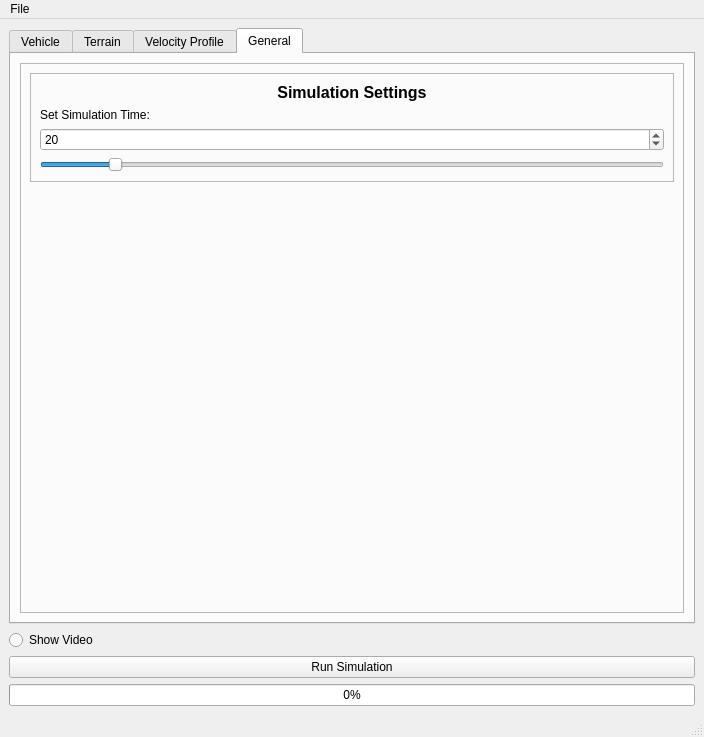
<?xml version="1.0" encoding="UTF-8"?>
<ui version="4.0">
 <author>Slav</author>
 <class>MainWindow</class>
 <widget class="QMainWindow" name="MainWindow">
  <property name="geometry">
   <rect>
    <x>0</x>
    <y>0</y>
    <width>704</width>
    <height>737</height>
   </rect>
  </property>
  <property name="windowTitle">
   <string>MainWindow</string>
  </property>
  <widget class="QWidget" name="centralwidget">
   <layout class="QVBoxLayout" name="verticalLayout_11">
    <item>
     <widget class="QTabWidget" name="tabWidget">
      <property name="currentIndex">
       <number>3</number>
      </property>
      <widget class="QWidget" name="tabVehicle">
       <attribute name="title">
        <string>Vehicle</string>
       </attribute>
       <layout class="QVBoxLayout" name="verticalLayout_12">
        <item>
         <widget class="QFrame" name="frameVehicle">
          <property name="frameShape">
           <enum>QFrame::StyledPanel</enum>
          </property>
          <property name="frameShadow">
           <enum>QFrame::Raised</enum>
          </property>
          <layout class="QVBoxLayout" name="verticalLayout_7">
           <item>
            <widget class="QFrame" name="frameImg">
             <property name="frameShape">
              <enum>QFrame::StyledPanel</enum>
             </property>
             <property name="frameShadow">
              <enum>QFrame::Raised</enum>
             </property>
             <layout class="QVBoxLayout" name="verticalLayout_8">
              <item>
               <widget class="QLabel" name="labelVehicleImg">
                <property name="enabled">
                 <bool>true</bool>
                </property>
                <property name="sizePolicy">
                 <sizepolicy hsizetype="Minimum" vsizetype="Minimum">
                  <horstretch>0</horstretch>
                  <verstretch>0</verstretch>
                 </sizepolicy>
                </property>
                <property name="frameShape">
                 <enum>QFrame::StyledPanel</enum>
                </property>
                <property name="text">
                 <string/>
                </property>
                <property name="pixmap">
                 <pixmap resource="resources/resource_file.qrc">:/Vehicles/M113.jpg</pixmap>
                </property>
                <property name="scaledContents">
                 <bool>false</bool>
                </property>
                <property name="alignment">
                 <set>Qt::AlignCenter</set>
                </property>
                <property name="wordWrap">
                 <bool>false</bool>
                </property>
                <property name="openExternalLinks">
                 <bool>false</bool>
                </property>
               </widget>
              </item>
             </layout>
            </widget>
           </item>
           <item>
            <widget class="QFrame" name="frameVehicleType">
             <property name="focusPolicy">
              <enum>Qt::NoFocus</enum>
             </property>
             <property name="layoutDirection">
              <enum>Qt::LeftToRight</enum>
             </property>
             <property name="frameShape">
              <enum>QFrame::NoFrame</enum>
             </property>
             <property name="frameShadow">
              <enum>QFrame::Raised</enum>
             </property>
             <layout class="QVBoxLayout" name="verticalLayout">
              <item>
               <widget class="QLabel" name="labelVehicleType">
                <property name="font">
                 <font>
                  <pointsize>12</pointsize>
                  <weight>75</weight>
                  <bold>true</bold>
                 </font>
                </property>
                <property name="text">
                 <string>Vehicle Type</string>
                </property>
                <property name="alignment">
                 <set>Qt::AlignCenter</set>
                </property>
               </widget>
              </item>
              <item>
               <widget class="QComboBox" name="comboBoxVehicleType">
                <property name="font">
                 <font>
                  <pointsize>12</pointsize>
                 </font>
                </property>
                <item>
                 <property name="text">
                  <string>M113</string>
                 </property>
                </item>
                <item>
                 <property name="text">
                  <string>Eitan</string>
                 </property>
                </item>
                <item>
                 <property name="text">
                  <string>Namer</string>
                 </property>
                </item>
                <item>
                 <property name="text">
                  <string>Merkava</string>
                 </property>
                </item>
                <item>
                 <property name="text">
                  <string>Merkava (With Spikes)</string>
                 </property>
                </item>
               </widget>
              </item>
              <item>
               <widget class="QCheckBox" name="checkBoxDifferential">
                <property name="text">
                 <string>Simulate Differential</string>
                </property>
               </widget>
              </item>
             </layout>
            </widget>
           </item>
          </layout>
         </widget>
        </item>
       </layout>
      </widget>
      <widget class="QWidget" name="tabTerrain">
       <attribute name="title">
        <string>Terrain</string>
       </attribute>
       <layout class="QVBoxLayout" name="verticalLayout_13">
        <item>
         <widget class="QFrame" name="frameTerrain">
          <property name="frameShape">
           <enum>QFrame::StyledPanel</enum>
          </property>
          <property name="frameShadow">
           <enum>QFrame::Raised</enum>
          </property>
          <layout class="QVBoxLayout" name="verticalLayout_10">
           <item>
            <widget class="QFrame" name="frameTerrainType">
             <property name="frameShape">
              <enum>QFrame::StyledPanel</enum>
             </property>
             <property name="frameShadow">
              <enum>QFrame::Raised</enum>
             </property>
             <layout class="QVBoxLayout" name="verticalLayout_3">
              <item>
               <widget class="QLabel" name="labelTerrainType">
                <property name="font">
                 <font>
                  <pointsize>12</pointsize>
                  <weight>75</weight>
                  <bold>true</bold>
                 </font>
                </property>
                <property name="text">
                 <string>Terrain Type</string>
                </property>
                <property name="alignment">
                 <set>Qt::AlignCenter</set>
                </property>
               </widget>
              </item>
              <item>
               <widget class="QFrame" name="frameTerrainTypeOptions">
                <property name="frameShape">
                 <enum>QFrame::StyledPanel</enum>
                </property>
                <property name="frameShadow">
                 <enum>QFrame::Raised</enum>
                </property>
                <layout class="QHBoxLayout" name="horizontalLayout">
                 <item>
                  <widget class="QFrame" name="frameTerrainTypeChoice">
                   <property name="frameShape">
                    <enum>QFrame::StyledPanel</enum>
                   </property>
                   <property name="frameShadow">
                    <enum>QFrame::Raised</enum>
                   </property>
                   <layout class="QVBoxLayout" name="verticalLayout_9">
                    <item>
                     <widget class="QRadioButton" name="radioBtnRoad">
                      <property name="text">
                       <string>Road</string>
                      </property>
                      <property name="checked">
                       <bool>true</bool>
                      </property>
                     </widget>
                    </item>
                    <item>
                     <widget class="QRadioButton" name="radioBtnSoil">
                      <property name="text">
                       <string>Soil</string>
                      </property>
                     </widget>
                    </item>
                   </layout>
                  </widget>
                 </item>
                 <item>
                  <widget class="QFrame" name="frameTerrainTypeParams">
                   <property name="frameShape">
                    <enum>QFrame::StyledPanel</enum>
                   </property>
                   <property name="frameShadow">
                    <enum>QFrame::Raised</enum>
                   </property>
                   <layout class="QVBoxLayout" name="verticalLayout_2">
                    <item>
                     <widget class="QLabel" name="labelTerrainTypeOptions">
                      <property name="text">
                       <string>Options:</string>
                      </property>
                     </widget>
                    </item>
                    <item>
                     <widget class="QComboBox" name="comboBoxTerrainTypeOptions">
                      <item>
                       <property name="text">
                        <string>Sand</string>
                       </property>
                      </item>
                      <item>
                       <property name="text">
                        <string>LETE Sand</string>
                       </property>
                      </item>
                      <item>
                       <property name="text">
                        <string>Clay</string>
                       </property>
                      </item>
                     </widget>
                    </item>
                    <item>
                     <widget class="QLabel" name="labelParams">
                      <property name="text">
                       <string>Params:</string>
                      </property>
                     </widget>
                    </item>
                    <item>
                     <widget class="QLabel" name="labelTerrainParams">
                      <property name="text">
                       <string>mu = 1 | blah = 2</string>
                      </property>
                     </widget>
                    </item>
                   </layout>
                  </widget>
                 </item>
                 <item>
                  <spacer name="horizontalSpacer">
                   <property name="orientation">
                    <enum>Qt::Horizontal</enum>
                   </property>
                   <property name="sizeHint" stdset="0">
                    <size>
                     <width>40</width>
                     <height>20</height>
                    </size>
                   </property>
                  </spacer>
                 </item>
                </layout>
               </widget>
              </item>
             </layout>
            </widget>
           </item>
           <item>
            <widget class="QFrame" name="frameTerrainProfile">
             <property name="frameShape">
              <enum>QFrame::StyledPanel</enum>
             </property>
             <property name="frameShadow">
              <enum>QFrame::Raised</enum>
             </property>
             <layout class="QVBoxLayout" name="verticalLayout_6">
              <item>
               <widget class="QLabel" name="labelTerrainProfile">
                <property name="font">
                 <font>
                  <pointsize>12</pointsize>
                  <weight>75</weight>
                  <bold>true</bold>
                 </font>
                </property>
                <property name="text">
                 <string>Terrain Profile</string>
                </property>
                <property name="alignment">
                 <set>Qt::AlignCenter</set>
                </property>
               </widget>
              </item>
              <item>
               <widget class="QFrame" name="frameTerrainProfileOptions">
                <property name="frameShape">
                 <enum>QFrame::StyledPanel</enum>
                </property>
                <property name="frameShadow">
                 <enum>QFrame::Raised</enum>
                </property>
                <layout class="QHBoxLayout" name="horizontalLayout_2">
                 <item>
                  <widget class="QFrame" name="frameTerrainProfileType">
                   <property name="frameShape">
                    <enum>QFrame::StyledPanel</enum>
                   </property>
                   <property name="frameShadow">
                    <enum>QFrame::Raised</enum>
                   </property>
                   <layout class="QVBoxLayout" name="verticalLayout_5">
                    <item>
                     <widget class="QLabel" name="labelProfileType">
                      <property name="text">
                       <string>Profile Type:</string>
                      </property>
                     </widget>
                    </item>
                    <item>
                     <widget class="QComboBox" name="comboBoxTerrainProfileType">
                      <item>
                       <property name="text">
                        <string>Flat</string>
                       </property>
                      </item>
                      <item>
                       <property name="text">
                        <string>Step</string>
                       </property>
                      </item>
                      <item>
                       <property name="text">
                        <string>Slope</string>
                       </property>
                      </item>
                     </widget>
                    </item>
                    <item>
                     <spacer name="verticalSpacer">
                      <property name="orientation">
                       <enum>Qt::Vertical</enum>
                      </property>
                      <property name="sizeHint" stdset="0">
                       <size>
                        <width>20</width>
                        <height>40</height>
                       </size>
                      </property>
                     </spacer>
                    </item>
                   </layout>
                  </widget>
                 </item>
                 <item>
                  <widget class="QFrame" name="frameTerrainProfileParams">
                   <property name="frameShape">
                    <enum>QFrame::StyledPanel</enum>
                   </property>
                   <property name="frameShadow">
                    <enum>QFrame::Raised</enum>
                   </property>
                   <layout class="QVBoxLayout" name="verticalLayout_4">
                    <item>
                     <widget class="QLabel" name="labelHeight">
                      <property name="text">
                       <string>Height:</string>
                      </property>
                     </widget>
                    </item>
                    <item>
                     <widget class="QDoubleSpinBox" name="doubleSpinBoxHeight">
                      <property name="decimals">
                       <number>1</number>
                      </property>
                      <property name="minimum">
                       <double>-1.000000000000000</double>
                      </property>
                      <property name="maximum">
                       <double>1.000000000000000</double>
                      </property>
                      <property name="singleStep">
                       <double>0.100000000000000</double>
                      </property>
                     </widget>
                    </item>
                    <item>
                     <widget class="QSlider" name="sliderHeight">
                      <property name="minimum">
                       <number>-10</number>
                      </property>
                      <property name="maximum">
                       <number>10</number>
                      </property>
                      <property name="orientation">
                       <enum>Qt::Horizontal</enum>
                      </property>
                      <property name="invertedAppearance">
                       <bool>false</bool>
                      </property>
                     </widget>
                    </item>
                    <item>
                     <widget class="QLabel" name="labelDistance">
                      <property name="text">
                       <string>Distance From Vehicle:</string>
                      </property>
                     </widget>
                    </item>
                    <item>
                     <widget class="QDoubleSpinBox" name="doubleSpinBoxDistance"/>
                    </item>
                    <item>
                     <widget class="QSlider" name="sliderDistance">
                      <property name="orientation">
                       <enum>Qt::Horizontal</enum>
                      </property>
                     </widget>
                    </item>
                    <item>
                     <widget class="QLabel" name="labelAngle">
                      <property name="text">
                       <string>Slope Angle:</string>
                      </property>
                     </widget>
                    </item>
                    <item>
                     <widget class="QSpinBox" name="spinBoxSlope">
                      <property name="minimum">
                       <number>-45</number>
                      </property>
                      <property name="maximum">
                       <number>45</number>
                      </property>
                      <property name="singleStep">
                       <number>5</number>
                      </property>
                     </widget>
                    </item>
                    <item>
                     <widget class="QSlider" name="sliderSlope">
                      <property name="minimum">
                       <number>-45</number>
                      </property>
                      <property name="maximum">
                       <number>45</number>
                      </property>
                      <property name="singleStep">
                       <number>5</number>
                      </property>
                      <property name="orientation">
                       <enum>Qt::Horizontal</enum>
                      </property>
                     </widget>
                    </item>
                   </layout>
                  </widget>
                 </item>
                </layout>
               </widget>
              </item>
             </layout>
            </widget>
           </item>
          </layout>
         </widget>
        </item>
       </layout>
      </widget>
      <widget class="QWidget" name="tabVelocity">
       <attribute name="title">
        <string>Velocity Profile</string>
       </attribute>
       <layout class="QVBoxLayout" name="verticalLayout_18">
        <item>
         <widget class="QFrame" name="frameVel">
          <property name="frameShape">
           <enum>QFrame::StyledPanel</enum>
          </property>
          <property name="frameShadow">
           <enum>QFrame::Raised</enum>
          </property>
          <layout class="QVBoxLayout" name="verticalLayout_15">
           <item>
            <widget class="QLabel" name="labelVelProfile">
             <property name="font">
              <font>
               <pointsize>12</pointsize>
               <weight>75</weight>
               <bold>true</bold>
              </font>
             </property>
             <property name="text">
              <string>Velocity Profile</string>
             </property>
             <property name="alignment">
              <set>Qt::AlignCenter</set>
             </property>
            </widget>
           </item>
           <item>
            <widget class="QFrame" name="frameVelOptions">
             <property name="frameShape">
              <enum>QFrame::StyledPanel</enum>
             </property>
             <property name="frameShadow">
              <enum>QFrame::Raised</enum>
             </property>
             <layout class="QVBoxLayout" name="verticalLayout_14">
              <item>
               <widget class="QLabel" name="labelSetVel">
                <property name="text">
                 <string>Set Maximum Velocity:</string>
                </property>
               </widget>
              </item>
              <item>
               <widget class="QSpinBox" name="spinBoxVel">
                <property name="minimum">
                 <number>5</number>
                </property>
                <property name="maximum">
                 <number>100</number>
                </property>
                <property name="value">
                 <number>25</number>
                </property>
               </widget>
              </item>
              <item>
               <widget class="QSlider" name="sliderVel">
                <property name="minimum">
                 <number>5</number>
                </property>
                <property name="maximum">
                 <number>100</number>
                </property>
                <property name="value">
                 <number>25</number>
                </property>
                <property name="orientation">
                 <enum>Qt::Horizontal</enum>
                </property>
               </widget>
              </item>
             </layout>
            </widget>
           </item>
           <item>
            <spacer name="verticalSpacer_3">
             <property name="orientation">
              <enum>Qt::Vertical</enum>
             </property>
             <property name="sizeHint" stdset="0">
              <size>
               <width>20</width>
               <height>40</height>
              </size>
             </property>
            </spacer>
           </item>
          </layout>
         </widget>
        </item>
       </layout>
      </widget>
      <widget class="QWidget" name="tabGeneral">
       <attribute name="title">
        <string>General</string>
       </attribute>
       <layout class="QVBoxLayout" name="verticalLayout_20">
        <item>
         <widget class="QFrame" name="frameGeneral">
          <property name="frameShape">
           <enum>QFrame::StyledPanel</enum>
          </property>
          <property name="frameShadow">
           <enum>QFrame::Raised</enum>
          </property>
          <layout class="QVBoxLayout" name="verticalLayout_17">
           <item>
            <widget class="QFrame" name="frameSimTime">
             <property name="frameShape">
              <enum>QFrame::StyledPanel</enum>
             </property>
             <property name="frameShadow">
              <enum>QFrame::Raised</enum>
             </property>
             <layout class="QVBoxLayout" name="verticalLayout_16">
              <item>
               <widget class="QLabel" name="labelVelProfile_2">
                <property name="font">
                 <font>
                  <pointsize>12</pointsize>
                  <weight>75</weight>
                  <bold>true</bold>
                 </font>
                </property>
                <property name="text">
                 <string>Simulation Settings</string>
                </property>
                <property name="alignment">
                 <set>Qt::AlignCenter</set>
                </property>
               </widget>
              </item>
              <item>
               <widget class="QLabel" name="labelSimTime">
                <property name="text">
                 <string>Set Simulation Time:</string>
                </property>
               </widget>
              </item>
              <item>
               <widget class="QSpinBox" name="spinBoxSimTime">
                <property name="minimum">
                 <number>0</number>
                </property>
                <property name="singleStep">
                 <number>1</number>
                </property>
                <property name="value">
                 <number>20</number>
                </property>
               </widget>
              </item>
              <item>
               <widget class="QSlider" name="sliderSimTime">
                <property name="sizePolicy">
                 <sizepolicy hsizetype="Minimum" vsizetype="Fixed">
                  <horstretch>0</horstretch>
                  <verstretch>0</verstretch>
                 </sizepolicy>
                </property>
                <property name="minimum">
                 <number>10</number>
                </property>
                <property name="maximum">
                 <number>100</number>
                </property>
                <property name="value">
                 <number>20</number>
                </property>
                <property name="orientation">
                 <enum>Qt::Horizontal</enum>
                </property>
               </widget>
              </item>
             </layout>
            </widget>
           </item>
           <item>
            <spacer name="verticalSpacer_2">
             <property name="orientation">
              <enum>Qt::Vertical</enum>
             </property>
             <property name="sizeHint" stdset="0">
              <size>
               <width>20</width>
               <height>414</height>
              </size>
             </property>
            </spacer>
           </item>
          </layout>
         </widget>
        </item>
       </layout>
      </widget>
     </widget>
    </item>
    <item>
     <widget class="QRadioButton" name="radiobtnShowVid">
      <property name="text">
       <string>Show Video</string>
      </property>
     </widget>
    </item>
    <item>
     <widget class="QPushButton" name="pushbtnRunSim">
      <property name="text">
       <string>Run Simulation</string>
      </property>
     </widget>
    </item>
    <item>
     <widget class="QProgressBar" name="progressBar">
      <property name="value">
       <number>0</number>
      </property>
      <property name="alignment">
       <set>Qt::AlignCenter</set>
      </property>
     </widget>
    </item>
   </layout>
  </widget>
  <widget class="QMenuBar" name="menubar">
   <property name="geometry">
    <rect>
     <x>0</x>
     <y>0</y>
     <width>704</width>
     <height>21</height>
    </rect>
   </property>
   <widget class="QMenu" name="menuFile">
    <property name="title">
     <string>File</string>
    </property>
    <addaction name="actionOpenResults"/>
   </widget>
   <addaction name="menuFile"/>
  </widget>
  <widget class="QStatusBar" name="statusbar"/>
  <action name="actionOpenResults">
   <property name="text">
    <string>Open Results</string>
   </property>
  </action>
 </widget>
 <resources>
  <include location="resources/resource_file.qrc"/>
 </resources>
 <connections>
  <connection>
   <sender>comboBoxVehicleType</sender>
   <signal>highlighted(QString)</signal>
   <receiver>labelVehicleImg</receiver>
   <slot>update()</slot>
   <hints>
    <hint type="sourcelabel">
     <x>316</x>
     <y>902</y>
    </hint>
    <hint type="destinationlabel">
     <x>354</x>
     <y>676</y>
    </hint>
   </hints>
  </connection>
 </connections>
</ui>
